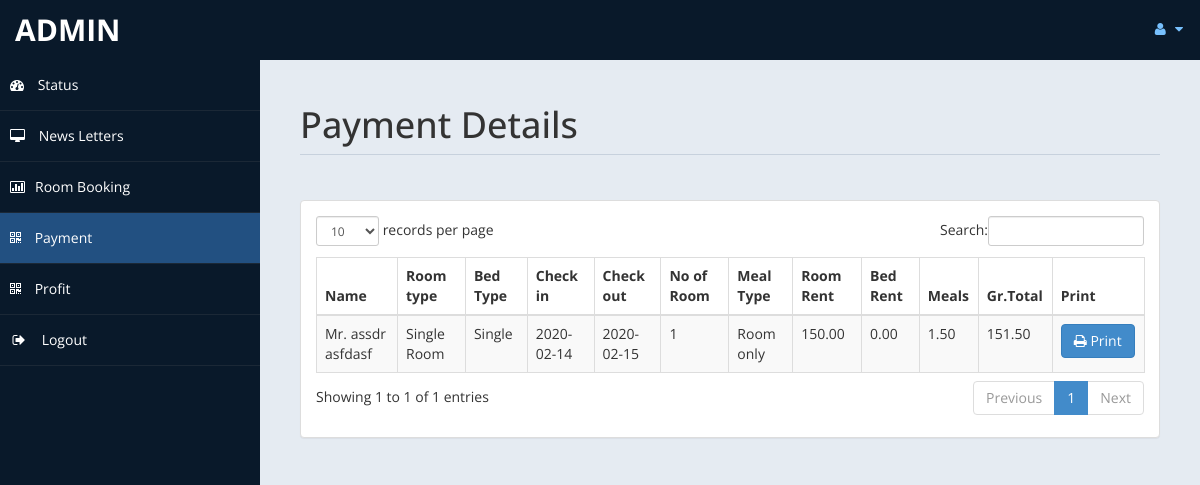
Page /admin/payment.php (signed in) on the committed database.
### tables this page shows
CREATE TABLE `payment` (
  `id` int(11) DEFAULT NULL,
  `title` varchar(5) DEFAULT NULL,
  `fname` varchar(30) DEFAULT NULL,
  `lname` varchar(30) DEFAULT NULL,
  `troom` varchar(30) DEFAULT NULL,
  `tbed` varchar(30) DEFAULT NULL,
  `nroom` int(11) DEFAULT NULL,
  `cin` date DEFAULT NULL,
  `cout` date DEFAULT NULL,
  `ttot` double(8,2) DEFAULT NULL,
  `fintot` double(8,2) DEFAULT NULL,
  `mepr` double(8,2) DEFAULT NULL,
  `meal` varchar(30) DEFAULT NULL,
  `btot` double(8,2) DEFAULT NULL,
  `noofdays` int(11) DEFAULT NULL
);

### admin/payment.php (the view, shortened to what this page needs)
<!DOCTYPE html>
<html xmlns="http://www.w3.org/1999/xhtml">
<head>
    <link href="assets/css/bootstrap.css" rel="stylesheet" />
    <link href="assets/css/font-awesome.css" rel="stylesheet" />
    <link href="assets/css/custom-styles.css" rel="stylesheet" />
    <link href="assets/js/dataTables/dataTables.bootstrap.css" rel="stylesheet" />
</head>
<body>
    <div id="wrapper">
        <nav class="navbar navbar-default top-navbar" role="navigation">
            <div class="navbar-header">
                <a class="navbar-brand" href="home.php"><?php echo $_SESSION["user"]; ?> </a>
            </div>
            <ul class="nav navbar-top-links navbar-right">
                <li class="dropdown">
                    <a class="dropdown-toggle" data-toggle="dropdown" href="#" aria-expanded="false">
                        <i class="fa fa-user fa-fw"></i> <i class="fa fa-caret-down"></i>
                    </a>
                </li>
            </ul>
        </nav>
        <nav class="navbar-default navbar-side" role="navigation">
            <div class="sidebar-collapse">
                <ul class="nav" id="main-menu">
                    <li>
                        <a href="home.php"><i class="fa fa-dashboard"></i> Status</a>
                    </li>
                    <li>
                        <a  href="messages.php"><i class="fa fa-desktop"></i> News Letters</a>
                    </li>
					<li>
                        <a href="roombook.php"><i class="fa fa-bar-chart-o"></i>Room Booking</a>
                    </li>
                    <li>
                        <a class="active-menu" href="payment.php"><i class="fa fa-qrcode"></i> Payment</a>
                    </li>
                    <li>
                        <a  href="profit.php"><i class="fa fa-qrcode"></i> Profit</a>
                    </li>
                    <li>
                        <a href="logout.php" ><i class="fa fa-sign-out fa-fw"></i> Logout</a>
                    </li>
            </div>
        </nav>
        <div id="page-wrapper" >
            <div id="page-inner">
			 <div class="row">
                    <div class="col-md-12">
                        <h1 class="page-header">
                           Payment Details<small> </small>
                        </h1>
                    </div>
                </div>
            <div class="row">
                <div class="col-md-12">
                    <div class="panel panel-default">
                        <div class="panel-body">
                            <div class="table-responsive">
                                <table class="table table-striped table-bordered table-hover" id="dataTables-example">
                                    <thead>
                                        <tr>
                                            <th>Name</th>
											<th>Room type</th>
                                            <th>Bed Type</th>
                                            <th>Check in</th>
											<th>Check out</th>
											<th>No of Room</th>
											<th>Meal Type</th>
                                            <th>Room Rent</th>
											<th>Bed Rent</th>
											<th>Meals </th>
											<th>Gr.Total</th>
											<th>Print</th>
                                        </tr>
                                    </thead>
                                    <tbody>
									<?php
										include ('db.php');
										$sql="select * from payment";
										$re = mysqli_query($con,$sql);
										while($row = mysqli_fetch_array($re))
										{
											$id = $row['id'];
											if($id % 2 ==1 )
											{
												echo"<tr class='gradeC'>
													<td>".$row['title']." ".$row['fname']." ".$row['lname']."</td>
													<td>".$row['troom']."</td>
													<td>".$row['tbed']."</td>
													<td>".$row['cin']."</td>
													<td>".$row['cout']."</td>
													<td>".$row['nroom']."</td>
													<td>".$row['meal']."</td>
													<td>".$row['ttot']."</td>
													<td>".$row['mepr']."</td>
													<td>".$row['btot']."</td>
													<td>".$row['fintot']."</td>
													<td><a href=print.php?pid=".$id ." <button class='btn btn-primary'> <i class='fa fa-print' ></i> Print</button></td>
													</tr>";
											}
											else
											{
												echo"<tr class='gradeU'>
													<td>".$row['title']." ".$row['fname']." ".$row['lname']."</td>
													<td>".$row['troom']."</td>
													<td>".$row['tbed']."</td>
													<td>".$row['cin']."</td>
													<td>".$row['cout']."</td>
													<td>".$row['nroom']."</td>
													<td>".$row['meal']."</td>
													<td>".$row['ttot']."</td>
													<td>".$row['mepr']."</td>
													<td>".$row['btot']."</td>
													<td>".$row['fintot']."</td>
													<td><a href=print.php?pid=".$id ." <button class='btn btn-primary'> <i class='fa fa-print' ></i> Print</button></td>
													</tr>";
											}
										}
									?>
                                    </tbody>
                                </table>
                            </div>
                        </div>
                    </div>
                </div>
            </div>
                </div>
            </div>
    </div>
</body>
</html>

### admin/assets/css/custom-styles.css (style rules this page uses)
body { font-family: 'Open Sans', sans-serif; }
#wrapper { width: 100%; background:#09192A; }
#page-wrapper { padding: 15px 15px; min-height: 600px; background:#E5EBF2; }
#page-inner { width:100%; margin:10px 20px 10px 0px; background-color:transparent; padding:10px; min-height:1200px; }
h1, .h1, h2, .h2, h3, .h3 { margin-top: 7px; margin-bottom: -5px; }
.page-header { padding-bottom: 9px; margin: 10px 0 45px; border-bottom: 1px solid #C7D1DD; }
.top-navbar { margin:0px; }
.top-navbar .navbar-brand { color: #fff; width: 260px; text-align: left; height: 60px; font-size: 30px; font-weight: 700; text-transform: uppercase; line-height: 30px; }
.top-navbar .nav > li { position: relative; display: inline-block; }
.top-navbar .nav > li > a { position: relative; display: block; padding: 19px 15px; color: #77C0FD; }
.active-menu { background-color:#225081!important; }
.sidebar-collapse , .sidebar-collapse .nav { background:none; }
.sidebar-collapse .nav { padding:0; }
.sidebar-collapse .nav > li > a { color:#fff; background:transparent; text-shadow:none; }
.sidebar-collapse > .nav > li > a { padding:15px 10px; }
.sidebar-collapse > .nav > li { border-bottom: 1px solid rgba(107, 108, 109, 0.19); }
.navbar-side { border:none; background-color: transparent; }
.top-navbar { background:#09192A; border-bottom:none; }
.top-navbar .nav > li > a > i { margin-right: 2px; }
.navbar-default { border:0px solid black; }
.navbar-header { background: #09192A; }
.nav > li > a > i { margin-right:10px; }
@media (min-width:768px) { #page-wrapper { margin: 0 0 0 260px; padding: 15px 30px; min-height: 1200px; } }
@media (min-width:768px) { .navbar-side { z-index: 1; position: absolute; width: 260px; } }
@media (min-width:768px) { .navbar { border-radius: 0px; } }

### rows in the picture
payment: title "Mr.", fname "assdr", lname "asfdasf", troom "Single Room", tbed "Single", cin "2020-02-14", cout "2020-02-15", nroom "1", meal "Room only", ttot "150.00", mepr "0.00", btot "1.50", fintot "151.50"

### other values in the picture
$_SESSION["user"] "ADMIN"
